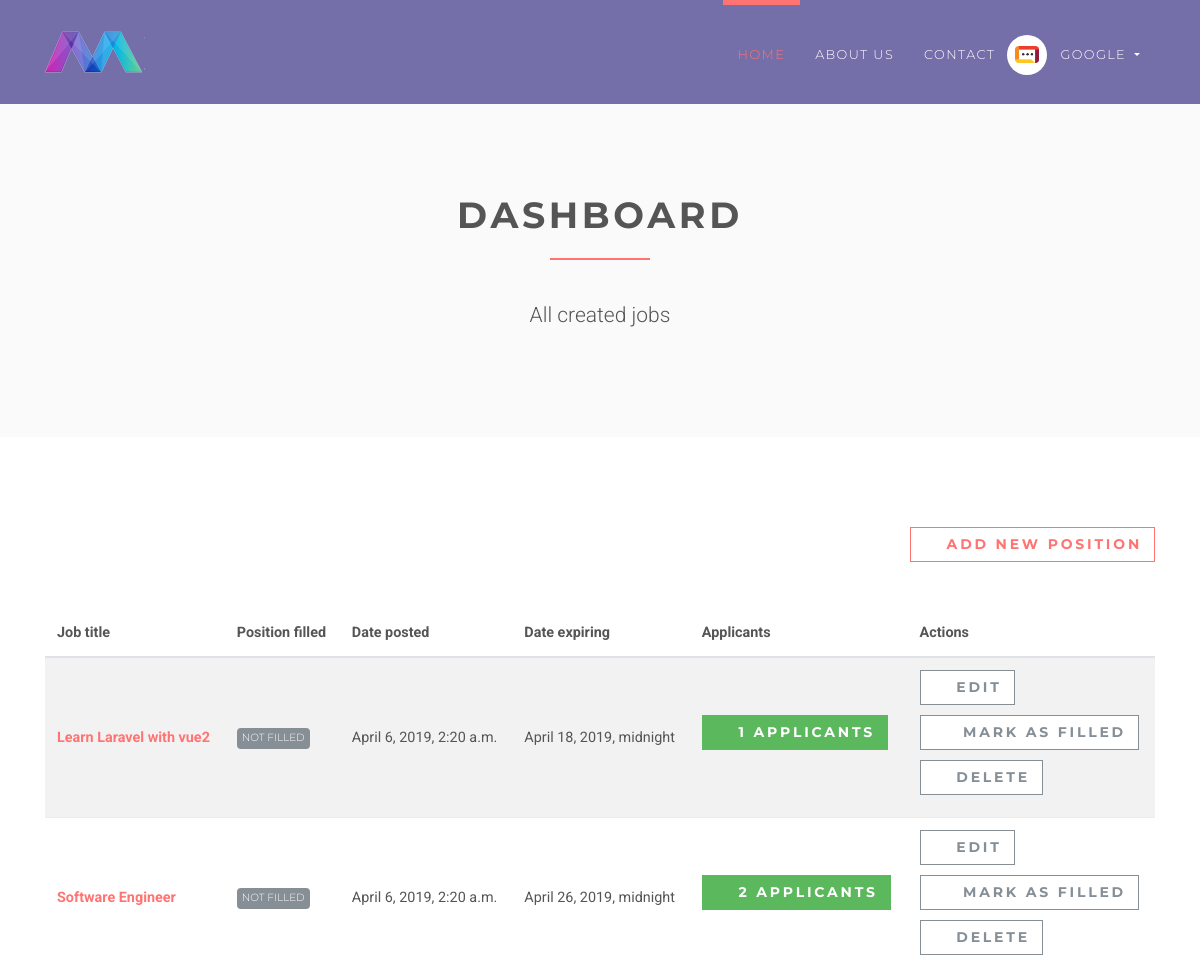
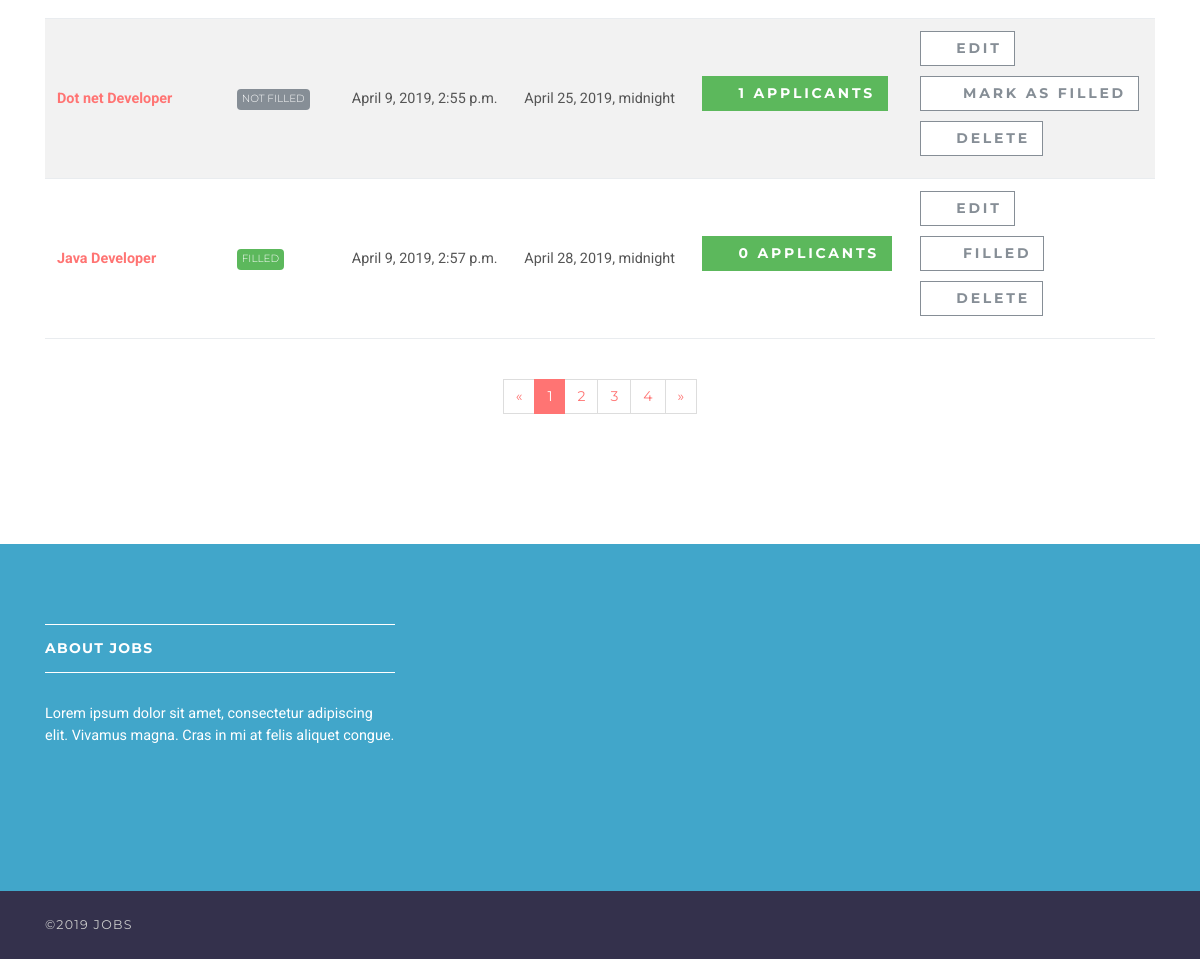
/employer/dashboard (signed in), run on the app's committed database (2 pictures, top to bottom).
### accounts/models.py (models this page shows, shortened)
class User(AbstractUser):
    username = None
    role = models.CharField(max_length=12, error_messages={
        'required': "Role must be provided"
    })
    gender = models.CharField(max_length=10, blank=True, null=True, default="")
    email = models.EmailField(unique=True, blank=False,
                              error_messages={
                                  'unique': "A user with that email already exists.",
                              })
    USERNAME_FIELD = "email"
    REQUIRED_FIELDS = []
    objects = UserManager()

### jobsapp/models.py (models this page shows, shortened)
class Job(models.Model):
    user = models.ForeignKey(User, on_delete=models.CASCADE)
    title = models.CharField(max_length=300)
    description = models.TextField()
    location = models.CharField(max_length=150)
    type = models.CharField(choices=JOB_TYPE, max_length=10)
    category = models.CharField(max_length=100)
    last_date = models.DateTimeField()
    company_name = models.CharField(max_length=100)
    company_description = models.CharField(max_length=300)
    website = models.CharField(max_length=100, default="")
    created_at = models.DateTimeField(default=timezone.now)
    filled = models.BooleanField(default=False)

### jobsapp/views/employer.py (the view)
# urls.py: path('', DashboardView.as_view(), name='employer-dashboard'),
class DashboardView(ListView):
    model = Job
    template_name = 'jobs/employer/dashboard.html'
    context_object_name = 'jobs'
    @method_decorator(login_required(login_url=reverse_lazy('accounts:login')))
    @method_decorator(user_is_employer)
    def dispatch(self, request, *args, **kwargs):
        return super().dispatch(self.request, *args, **kwargs)
    def get_queryset(self):
        return self.model.objects.filter(user_id=self.request.user.id)

### templates/jobs/employer/dashboard.html (shortened to what this page needs)
{% extends 'base.html' %}
{% load static %}
{% block content %}
    <section class="bg-light-gray">
        <div class="container">
            <div class="row">
                <div class="col-lg-8 mx-auto">
                    <h1 class="heading">dashboard</h1>
                    <p class="lead text-center">All created jobs</p>
                </div>
            </div>
        </div>
    </section>
    <section>
        <div class="container">
            <div class="row">
                <div class="col-lg-12 text-right mb-5"><a href="{% url 'jobs:employer-jobs-create' %}"
                                                          class="btn btn-outline-white-primary">
                    <i class="fa fa-plus"></i>Add new position</a></div>
                <div class="col-lg-12">
                    <div class="table-responsive">
                        <table class="table table-striped table-hover table-client-dashboard">
                            <thead>
                            <tr>
                                <th>Job title</th>
                                <th>Position filled</th>
                                <th>Date posted</th>
                                <th>Date expiring</th>
                                <th>Applicants</th>
                                <th>Actions</th>
                            </tr>
                            </thead>
                            <tbody>
                            {% for job in jobs %}
                                <tr>
                                    <th><a href="{% url 'jobs:jobs-detail' job.id %}">{{ job.title }}</a>
                                    </th>
                                    <td>
                                        {% if job.filled %}
                                            <span class="badge badge-success">Filled</span>
                                        {% else %}
                                            <span class="badge badge-secondary">Not Filled</span>
                                        {% endif %}
                                    </td>
                                    <td>{{ job.created_at }}</td>
                                    <td>{{ job.last_date }}</td>
                                    <td>
                                        <a href="{% url 'jobs:employer-dashboard-applicants' job.id %}"
                                           class="btn btn-success">
                                            <i class="fa fa-users"></i>{{ job.applicants.count }}
                                            <span class="hidden-xs hidden-sm">Applicants</span>
                                        </a>
                                    </td>
                                    <td>
                                        <a href="#" class="btn btn-outline-white-secondary">
                                            <i class="fa fa-edit"></i>Edit
                                        </a>
                                        <br>
                                        {% if job.filled %}
                                            <a href="{% url 'jobs:job-mark-filled' job.id %}"
                                               class="btn btn-outline-white-secondary">
                                                <i class="fa fa-check-circle-o"></i>
                                                <span class="hidden-xs hidden-sm">Filled</span>
                                            </a><br>
                                        {% else %}
                                            <a href="{% url 'jobs:job-mark-filled' job.id %}"
                                               class="btn btn-outline-white-secondary">
                                                <i class="fa fa-check-circle-o"></i>
                                                <span class="hidden-xs hidden-sm">Mark as </span>filled
                                            </a><br>
                                        {% endif %}
                                        <a href="#" class="btn btn-outline-white-secondary">
                                            <i class="fa fa-times-circle-o"></i>Delete
                                        </a>
                                    </td>
                                </tr>
                            {% endfor %}
                            </tbody>
                        </table>
                    </div>
                    <div class="pages">
                        <nav aria-label="Page navigation example" class="d-flex justify-content-center mt-4 mb-4">
                            <ul class="pagination">
                                <li class="page-item"><a href="#" aria-label="Previous" class="page-link"><span
                                        aria-hidden="true">«</span><span class="sr-only">Previous</span></a></li>
                                <li class="page-item active"><a href="#" class="page-link">1</a></li>
                                <li class="page-item"><a href="#" class="page-link">2</a></li>
                                <li class="page-item"><a href="#" class="page-link">3</a></li>
                                <li class="page-item"><a href="#" class="page-link">4</a></li>
                                <li class="page-item"><a href="#" aria-label="Next" class="page-link"><span
                                        aria-hidden="true">»</span><span class="sr-only">Next</span></a></li>
                            </ul>
                        </nav>
                    </div>
                </div>
            </div>
        </div>
    </section>
{% endblock %}

### templates/base.html (shortened to what this page needs)
{% load static %}
<!DOCTYPE html>
<html>
<head>
    <link rel="stylesheet"
          href="{% static 'vendor/bootstrap/css/bootstrap.min.css' %}">
    <link rel="stylesheet"
          href="{% static 'vendor/font-awesome/css/font-awesome.min.css' %}">
    <link rel="stylesheet"
          href="{% static 'vendor/owl.carousel/assets/owl.carousel.css' %}">
    <link rel="stylesheet"
          href="{% static 'vendor/owl.carousel/assets/owl.theme.default.css' %}">
    <link rel="stylesheet" href="{% static 'css/style.default.css' %}"
          id="theme-stylesheet">
    <link rel="stylesheet" href="{% static 'css/custom.css' %}">
</head>
<body>
<header class="header">
    <nav class="navbar navbar-expand-lg">
        <div class="container">
            <a href="/" class="navbar-brand">
                <img src="{% static 'img/logo-small.png' %}" alt="logo" class="d-none d-lg-block">
            </a>
            <div id="navbarSupportedContent" class="collapse navbar-collapse">
                <ul class="navbar-nav ml-auto">
                    <li class="nav-item active">
                        <a href="/" class="nav-link">Home <span class="sr-only">(current)</span></a>
                    </li>
                    <li class="nav-item">
                        <a href="#" class="nav-link">About Us</a>
                    </li>
                    <li class="nav-item">
                        <a href="#" class="nav-link">Contact</a>
                    </li>
                    {% if request.user.is_authenticated and request.user.role == 'employer' %}
                        <li class="nav-item dropdown">
                            <a id="clientZone" href="#" data-toggle="dropdown"
                               aria-haspopup="true" aria-expanded="false"
                               class="nav-link dropdown-toggle has-img mb-3 mb-lg-0 mt-3 mt-lg-0">
                                <div class="client-menu-image">
                                    <div class="inner">
                                        <img src="{% static 'img/company-1.png' %}"
                                             alt="company image"
                                             class="img-fluid">
                                    </div>
                                </div>
                                {% if request.user.role == 'employee' %}
                                    {{ request.user.first_name }} {{ request.user.last_name }}
                                {% else %}
                                    {{ request.user.first_name }}
                                {% endif %}
                            </a>
                        </li>
                    {% endif %}
                </ul>
            </div>
        </div>
    </nav>
</header>
<div>
    {% block content %} {% endblock %}
</div>
<footer class="footer">
    <div class="footer__block">
        <div class="container">
            <div class="row">
                <div class="col-lg-4 col-md-12 mb-5">
                    <h4 class="h5">About Jobs</h4>
                    <p> Lorem ipsum dolor sit amet, consectetur adipiscing elit. Vivamus magna. Cras in mi at felis
                        aliquet congue. </p>
                </div>
            </div>
        </div>
    </div>
    <div class="footer__copyright">
        <div class="container">
            <div class="row">
                <div class="col-md-6 text-md-left text-center">
                    <p>&copy;2019 Jobs</p>
                </div>
            </div>
        </div>
    </div>
</footer>
</body>
</html>

### data on the page
User: user.first_name "GOOGLE"
Job: title "Learn Laravel with vue2", filled "NOT FILLED", created_at "April 6, 2019, 2:20 a.m.", last_date "April 18, 2019, midnight", applicants.count "1"
Job: title "Software Engineer", filled "NOT FILLED", created_at "April 6, 2019, 2:20 a.m.", last_date "April 26, 2019, midnight", applicants.count "2"
Job: title "Dot net Developer", filled "NOT FILLED", created_at "April 9, 2019, 2:55 p.m.", last_date "April 25, 2019, midnight", applicants.count "1"
Job: title "Java Developer", filled "FILLED", created_at "April 9, 2019, 2:57 p.m.", last_date "April 28, 2019, midnight", applicants.count "0"
